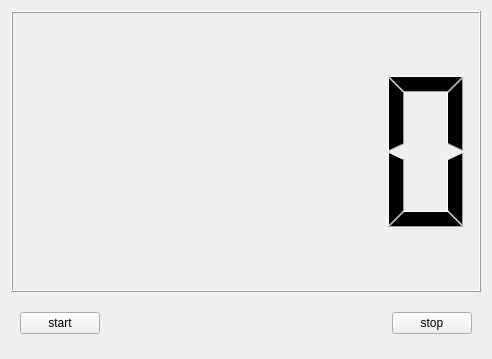
<?xml version="1.0" encoding="UTF-8"?>
<ui version="4.0">
 <class>Widget</class>
 <widget class="QWidget" name="Widget">
  <property name="geometry">
   <rect>
    <x>0</x>
    <y>0</y>
    <width>492</width>
    <height>359</height>
   </rect>
  </property>
  <property name="windowTitle">
   <string>Widget</string>
  </property>
  <layout class="QVBoxLayout" name="verticalLayout">
   <item>
    <widget class="QLCDNumber" name="lcdNumber"/>
   </item>
   <item>
    <widget class="QWidget" name="widget" native="true">
     <property name="maximumSize">
      <size>
       <width>16777215</width>
       <height>50</height>
      </size>
     </property>
     <layout class="QHBoxLayout" name="horizontalLayout">
      <item>
       <widget class="QPushButton" name="buttonstart">
        <property name="text">
         <string>start</string>
        </property>
       </widget>
      </item>
      <item>
       <spacer name="horizontalSpacer">
        <property name="orientation">
         <enum>Qt::Horizontal</enum>
        </property>
        <property name="sizeHint" stdset="0">
         <size>
          <width>255</width>
          <height>20</height>
         </size>
        </property>
       </spacer>
      </item>
      <item>
       <widget class="QPushButton" name="buttonstop">
        <property name="text">
         <string>stop</string>
        </property>
       </widget>
      </item>
     </layout>
    </widget>
   </item>
  </layout>
 </widget>
 <resources/>
 <connections/>
</ui>
